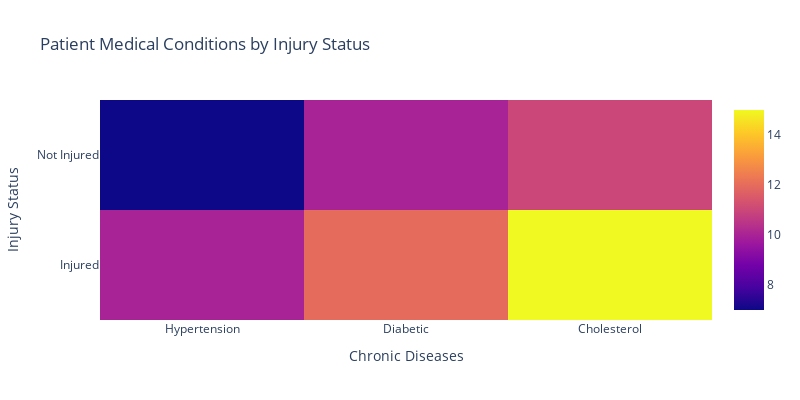

Notebook source saved alongside this figure:
### Code cell
index = pd.MultiIndex.from_product([['Injured', 'Not Injured'], ['Result_Inj_not']])


# create heatmap chart using plotly
fig = go.Figure(data=go.Heatmap(z = disease_counts.values,
                                 x = disease_counts.columns,
                                 y = disease_counts.index.get_level_values(0)))

# update chart layout and axis labels
fig.update_layout(title='Patient Medical Conditions by Injury Status',
                  xaxis_title='Chronic Diseases',
                  yaxis_title='Injury Status')

fig.update_layout(width=800, height=400)
# show the chart
fig.show()

### Figure 1 — Plotly figure (JSON) as saved in the notebook; plotly's stock layout.template omitted (floating-point values rounded to 4 significant figures)
{"data": [{"type": "heatmap", "x": ["Hypertension", "Diabetic", "Cholesterol"], "y": ["Injured", "Not Injured"], "z": [[10, 12, 15], [7, 10, 11]]}], "layout": {"height": 400, "title": {"text": "Patient Medical Conditions by Injury Status"}, "width": 800, "xaxis": {"title": {"text": "Chronic Diseases"}}, "yaxis": {"title": {"text": "Injury Status"}}}}
